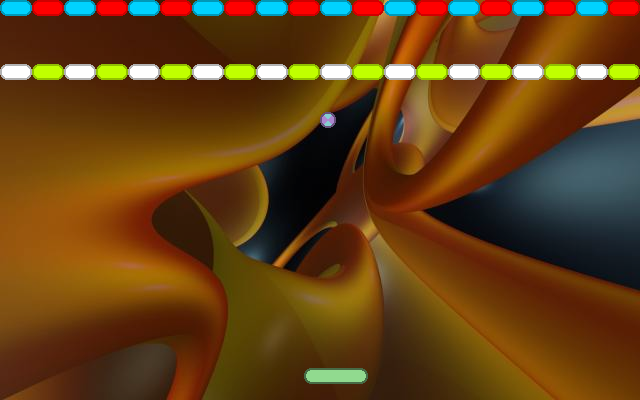

This is a level from a 2D game, rendered from its Tiled map with the project's own tilesets. A one-line summary and the map file follow, with tile-layer data summarised:
An orthogonal 40x25 tile map with 16x16 px tiles, 1 tile layer (Tile Layer), 1 image layer.

<map version="1.0" orientation="orthogonal" renderorder="right-down" width="40" height="25" tilewidth="16" tileheight="16" backgroundcolor="#000000">
 <tileset firstgid="1" name="Default" tilewidth="64" tileheight="16">
  <tile id="0">
   <properties>
    <property name="Points" value="10" />
   </properties>
   <image width="32" height="16" source="../images/blue-block.png" />
  </tile>
  <tile id="1">
   <properties>
    <property name="Points" value="20" />
   </properties>
   <image width="32" height="16" source="../images/green-block.png" />
  </tile>
  <tile id="2">
   <properties>
    <property name="Points" value="30" />
   </properties>
   <image width="32" height="16" source="../images/light-block.png" />
  </tile>
  <tile id="3">
   <properties>
    <property name="Points" value="50" />
   </properties>
   <image width="32" height="16" source="../images/red-block.png" />
  </tile>
  <tile id="4">
   <properties>
    <property name="Points" value="5" />
   </properties>
   <image width="32" height="16" source="../images/yellow-block.png" />
  </tile>
  <tile id="5">
   <properties>
    <property name="Points" value="100" />
   </properties>
   <image width="32" height="16" source="../images/dark-block.png" />
  </tile>
  <tile id="6">
   <properties>
    <property name="Name" value="Ball" />
    <property name="Smooth" value="0" />
   </properties>
   <image width="16" height="16" source="../images/ball.png" />
  </tile>
  <tile id="7">
   <properties>
    <property name="Name" value="Racket" />
   </properties>
   <image width="64" height="16" source="../images/pad.png" />
  </tile>
 </tileset>
 <imagelayer name="Background" y="-1" opacity="0.8">
  <image source="../backgrounds/abstract-background-21.jpg" trans="aaaa00" />
 </imagelayer>
 <layer name="Tile Layer" width="40" height="25">
  <data>[1000 cells, 42 non-empty, 6 distinct tile ids]</data>
 </layer>
 <objectgroup name="Boundaries" visible="0" />
</map>
